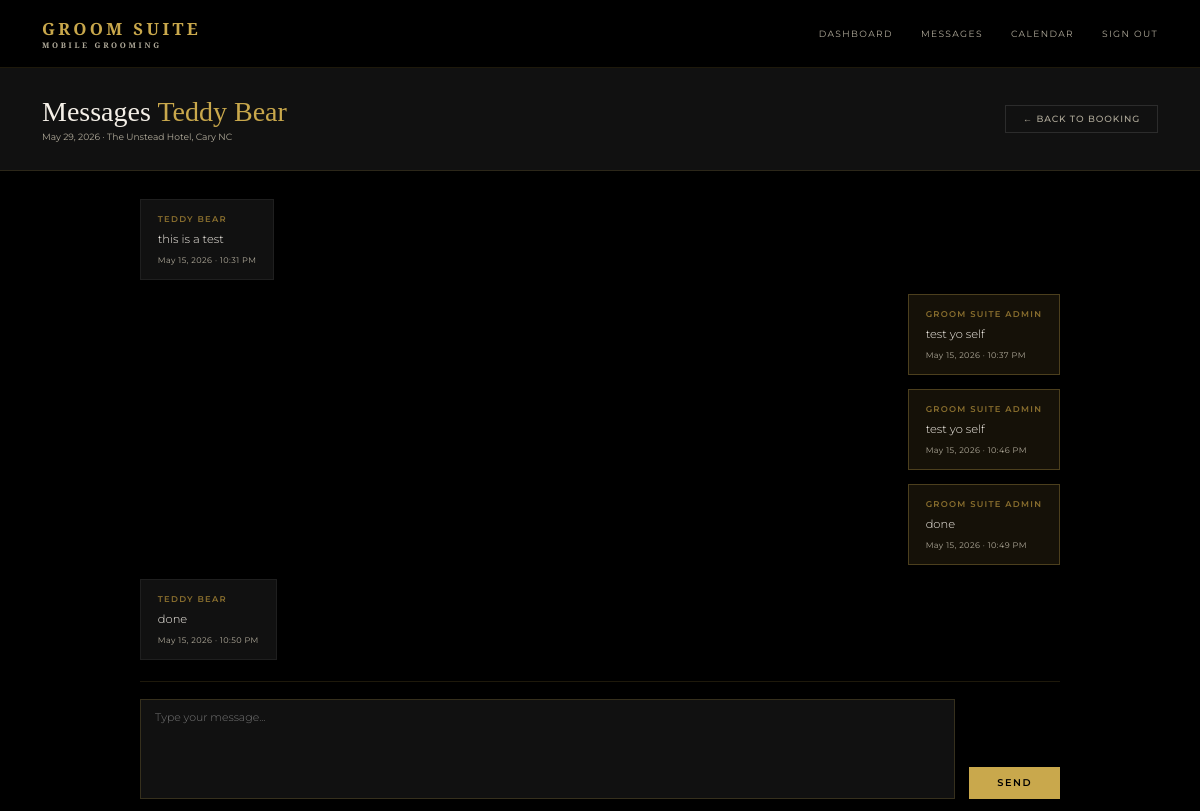
The page /admin/booking/1/messages (signed in) on the database as committed earlier.
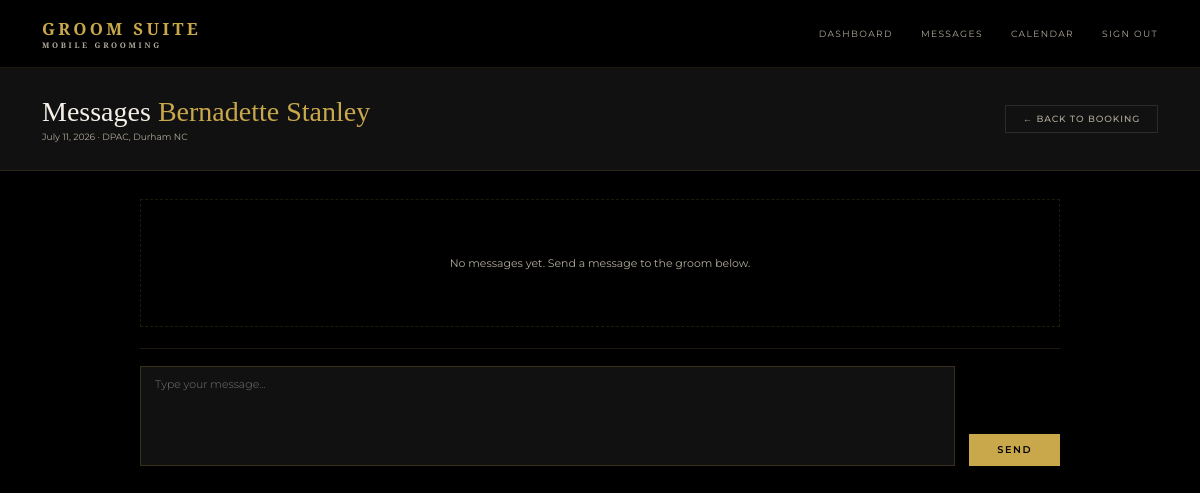
The same page on the database as committed later.
### models.py (models this page shows)
class User(UserMixin, db.Model):
    id = db.Column(db.Integer, primary_key=True)
    name = db.Column(db.String(100), nullable=False)
    email = db.Column(db.String(120), unique=True, nullable=False)
    password = db.Column(db.String(200), nullable=False)
    role = db.Column(db.String(20), default='client')
    phone = db.Column(db.String(20))
    password_changed = db.Column(db.Boolean, default=False)
    bookings = db.relationship('Booking', backref='client', lazy=True)

class Booking(db.Model):
    id = db.Column(db.Integer, primary_key=True)
    wedding_date = db.Column(db.String(50), nullable=False)
    venue = db.Column(db.String(200), nullable=False)
    start_time = db.Column(db.String(20))
    party_size = db.Column(db.Integer, default=1)
    package = db.Column(db.String(100))
    addons = db.Column(db.String(200))
    notes = db.Column(db.Text)
    status = db.Column(db.String(20), default='pending')
    created_at = db.Column(db.DateTime, default=datetime.utcnow)
    user_id = db.Column(db.Integer, db.ForeignKey('user.id'), nullable=False)
    party_members = db.relationship('PartyMember', backref='booking', lazy=True)
    messages = db.relationship('Message', backref='booking_messages', lazy=True, foreign_keys='Message.booking_id')

class Message(db.Model):
    id = db.Column(db.Integer, primary_key=True)
    booking_id = db.Column(db.Integer, db.ForeignKey('booking.id'), nullable=False)
    sender_id = db.Column(db.Integer, db.ForeignKey('user.id'), nullable=False)
    body = db.Column(db.Text, nullable=False)
    timestamp = db.Column(db.DateTime, default=datetime.utcnow)
    read = db.Column(db.Boolean, default=False)
    sender = db.relationship('User', foreign_keys=[sender_id])
    booking = db.relationship('Booking', foreign_keys=[booking_id])

### routes.py (the view, shortened to what this page needs)
    @app.route('/admin/booking/<int:id>/messages', methods=['GET', 'POST'])
    @login_required
    @admin_required
    def admin_messages(id):
        booking = Booking.query.get_or_404(id)
        from models import Message
        messages = Message.query.filter_by(booking_id=booking.id).order_by(Message.timestamp).all()
        for message in messages:
            if message.sender_id != current_user.id:
                message.read = True
        db.session.commit()
        return render_template('admin/messages.html', booking=booking, messages=messages)

### app.py (called while the page is built)
@app.template_filter('format_date')
def format_date(value):
    try:
        return datetime.strptime(value, '%Y-%m-%d').strftime('%B %d, %Y')
    except:
        return value

### auth.py (called while the page is built)
def register_routes(app, login_manager):
    @login_manager.user_loader
    def load_user(user_id):
        return db.session.get(User, int(user_id))
    @app.route('/login', methods=['GET', 'POST'])
    def login():
        if request.method == 'POST':
            email = request.form.get('email')
            password = request.form.get('password')
            user = User.query.filter_by(email=email).first()
            if user and check_password_hash(user.password, password):
                login_user(user)
                if user.role == 'admin':
                    return redirect(url_for('index'))
                return redirect(url_for('portal'))
            flash('Invalid email or password')
        return render_template('login.html')
    @app.route('/logout')
    @login_required
    def logout():
        logout_user()
        return redirect(url_for('index'))

### templates/admin/messages.html (shortened to what this page needs)
{% extends 'base.html' %}
{% block content %}
<div class="admin-header">
  <div>
    <h1 class="admin-title">Messages <span>{{ booking.client.name }}</span></h1>
    <p class="admin-meta">{{ booking.wedding_date | format_date }} · {{ booking.venue }}</p>
  </div>
  <a href="{{ url_for('booking_detail', id=booking.id) }}" class="btn-ghost">← Back to Booking</a>
</div>
<div class="messages-wrapper">
  <div class="messages-thread">
    {% if messages %}
      {% for message in messages %}
      <div class="message-row {% if message.sender_id == current_user.id %}message-sent{% else %}message-received{% endif %}">
        <div class="message-bubble">
          <div class="message-sender">{{ message.sender.name }}</div>
          <div class="message-body">{{ message.body }}</div>
          <div class="message-time">{{ message.timestamp.strftime('%b %d, %Y · %I:%M %p') }}</div>
        </div>
      </div>
      {% endfor %}
    {% else %}
      <div class="empty-state">
        <p>No messages yet. Send a message to the groom below.</p>
      </div>
    {% endif %}
  </div>
  <div class="message-compose">
    <form method="POST" action="{{ url_for('admin_messages', id=booking.id) }}">
      <div class="message-input-row">
        <textarea name="body" placeholder="Type your message..." required></textarea>
        <button type="submit" class="btn-gold">Send</button>
      </div>
    </form>
  </div>
</div>
{% endblock %}

Rows that differ between the two databases and show on the page:
removed Message: sender.name "TEDDY BEAR", body "this is a test", timestamp "May 15, 2026 · 10:31 PM"
removed Message: sender.name "GROOM SUITE ADMIN", body "test yo self", timestamp "May 15, 2026 · 10:37 PM"
removed Message: sender.name "GROOM SUITE ADMIN", body "test yo self", timestamp "May 15, 2026 · 10:46 PM"
removed Message: sender.name "GROOM SUITE ADMIN", body "done", timestamp "May 15, 2026 · 10:49 PM"
removed Message: sender.name "TEDDY BEAR", body "done", timestamp "May 15, 2026 · 10:50 PM"
changed User: client.name "Teddy Bear" → "Bernadette Stanley"
changed Booking: wedding_date "May 29, 2026" → "July 11, 2026"; venue "The Unstead Hotel, Cary NC" → "DPAC, Durham NC"
Other text that changed with them:
text now shown: "No messages yet. Send a message to the groom below."
